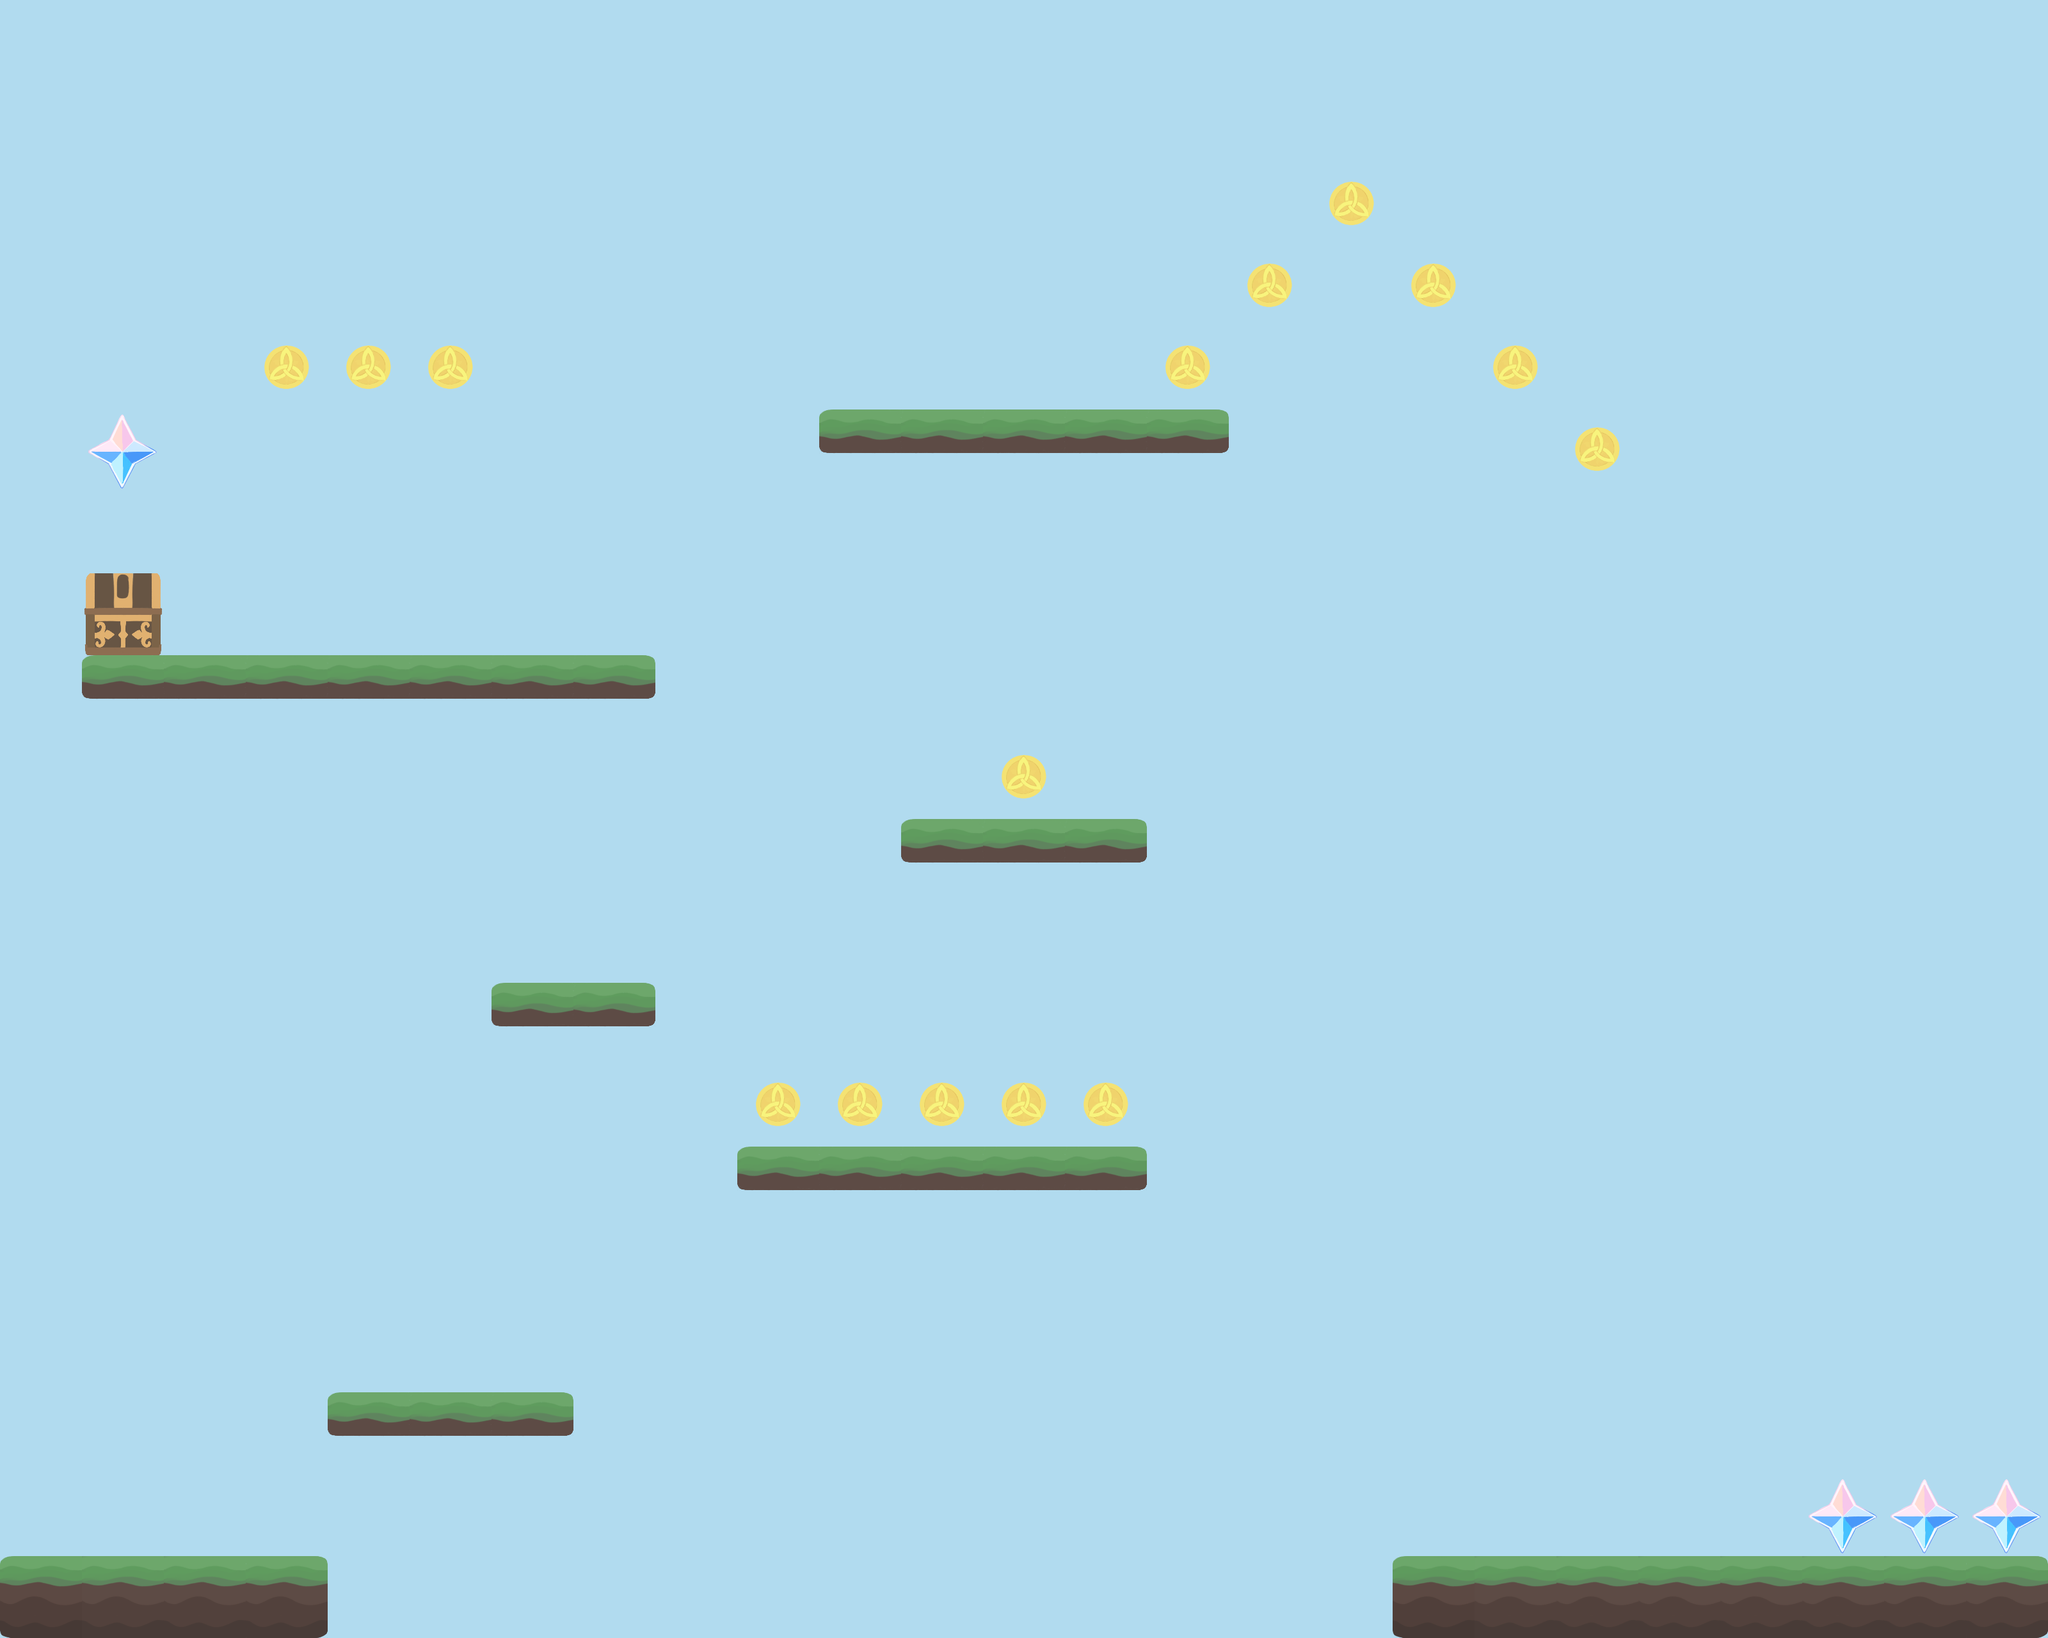

This game map was drawn from its Tiled (.tmx) file and the tilesets committed beside it. A one-line description and the trimmed map source follow:
An orthogonal 25x20 tile map with 128x128 px tiles, 2 tile layers (platforms, coins).

<map version="1.5" tiledversion="1.7.0" orientation="orthogonal" renderorder="right-down" width="25" height="20" tilewidth="128" tileheight="128" infinite="0" backgroundcolor="#b1dbef" nextlayerid="3" nextobjectid="1">
 <tileset firstgid="1" name="myTiles" tilewidth="128" tileheight="128" tilecount="23" columns="0">
  <grid orientation="orthogonal" width="1" height="1" />
  <tile id="0">
   <image width="128" height="128" source="sprites/blocks/dirt.png" />
  </tile>
  <tile id="1">
   <image width="128" height="128" source="sprites/blocks/grass.png" />
  </tile>
  <tile id="2">
   <image width="128" height="128" source="sprites/blocks/grassCliffLeft.png" />
  </tile>
  <tile id="3">
   <image width="128" height="128" source="sprites/blocks/grassCliffRight.png" />
  </tile>
  <tile id="4">
   <image width="128" height="128" source="sprites/blocks/grassCornerLeft.png" />
  </tile>
  <tile id="5">
   <image width="128" height="128" source="sprites/blocks/grassCornerRight.png" />
  </tile>
  <tile id="6">
   <image width="128" height="128" source="sprites/blocks/grassHalf.png" />
  </tile>
  <tile id="7">
   <image width="128" height="128" source="sprites/blocks/grassHalfLeft.png" />
  </tile>
  <tile id="8">
   <image width="128" height="128" source="sprites/blocks/grassHalfMid.png" />
  </tile>
  <tile id="9">
   <image width="128" height="128" source="sprites/blocks/grassHalfRight.png" />
  </tile>
  <tile id="10">
   <image width="128" height="128" source="sprites/blocks/grassHillLeft.png" />
  </tile>
  <tile id="11">
   <image width="128" height="128" source="sprites/blocks/grassHillLeftMid.png" />
  </tile>
  <tile id="12">
   <image width="128" height="128" source="sprites/blocks/grassHillRight.png" />
  </tile>
  <tile id="13">
   <image width="128" height="128" source="sprites/blocks/grassHillRightMid.png" />
  </tile>
  <tile id="14">
   <image width="128" height="128" source="sprites/blocks/grassLeft.png" />
  </tile>
  <tile id="15">
   <image width="128" height="128" source="sprites/blocks/grassMid.png" />
  </tile>
  <tile id="16">
   <image width="128" height="128" source="sprites/blocks/grassRight.png" />
  </tile>
  <tile id="17">
   <image width="128" height="128" source="sprites/items/chest.png" />
  </tile>
  <tile id="18">
   <image width="128" height="128" source="sprites/items/crate.png" />
  </tile>
  <tile id="19">
   <image width="128" height="128" source="sprites/items/moraBig.png" />
  </tile>
  <tile id="20">
   <image width="128" height="128" source="sprites/items/moraSmall.png" />
  </tile>
  <tile id="21">
   <image width="128" height="128" source="sprites/items/primogemLarge.png" />
  </tile>
  <tile id="22">
   <image width="128" height="128" source="sprites/items/primogemSmall.png" />
  </tile>
 </tileset>
 <layer id="1" name="platforms" width="25" height="20">
  <data>[500 cells, 38 non-empty, 7 distinct tile ids]</data>
 </layer>
 <layer id="2" name="coins" width="25" height="20">
  <data>[500 cells, 19 non-empty, 2 distinct tile ids]</data>
 </layer>
</map>
